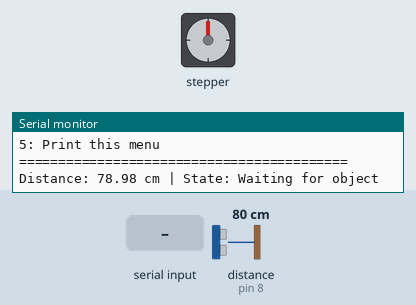
A sketch run on a simulated Arduino Uno, built with avr-gcc and run on an emulated ATmega328P. Parts: stepper motor, the last lines printed to the serial monitor. Wiring (inferred from the names in the program): ultrasonic range finder: trigger pin 9; echo pin 8; stepper motor driver (6400 steps per turn assumed): step pin 5; direction pin 6. Inputs (shaded band) come from the test bench; at power-on: distance to the obstacle (sensor on pin 8) 80 cm. The echo pulse lasts 58.3 µs per cm.

Above: at 1.4 s.
1.5 s: distance to the obstacle (sensor on pin 8) set to 49 cm
3.0 s: distance to the obstacle (sensor on pin 8) set to 40 cm
At 3.98 s:
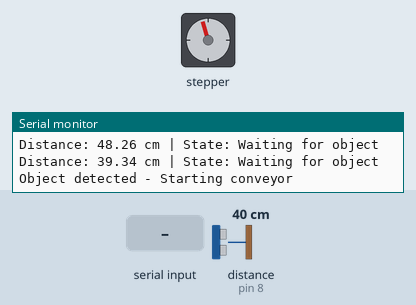
At 4.77 s:
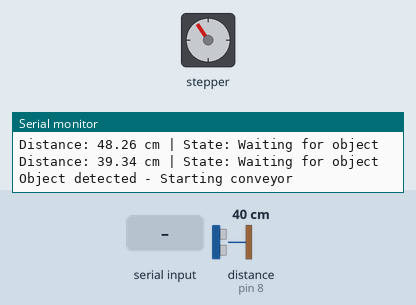
6.0 s: "3" received over Serial
At 8.9 s:
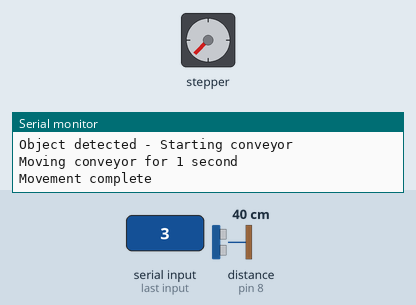
9.0 s: "3" received over Serial
12.0 s: "1" received over Serial
Timing chart, 0 to 27.0 s (numbered marks = the images above; inputs shaded):
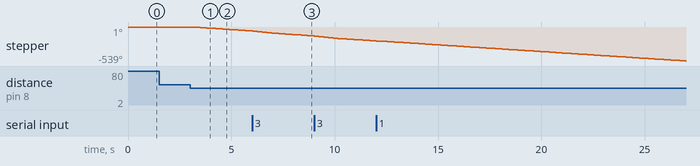

Measured:
- the behaviour switches between 46 and 45 cm on distance to the obstacle (sensor on pin 8) (found by bisection; images 0 and 1)
- after the input at 3.0 s, stepper: keeps turning counter-clockwise at about 22°/s, starting after 0.21 s

The sketch:

Integrate_Conveyor_Belt_Ultrasonic_Distance.ino
```cpp
// Conveyor Belt and Ultrasonic Sensor Combined Test
// Ultrasonic Sensor Pins
const int TRIG_PIN = 9;
const int ECHO_PIN = 8;

// TB6600 Stepper Driver Pins
const int STEP_PIN = 5;
const int DIR_PIN = 6;

// Configuration
const int STEPS_PER_REV = 6400;      // 32 microsteps * 200 steps
const int STEP_DELAY = 800;          // Microseconds between steps
const float MIN_DISTANCE = 7.0;      // Minimum distance for object detection (cm)
const float MAX_DISTANCE = 45.0;     // Maximum distance for object detection (cm)

// System States
enum ConveyorState {
  WAITING_FOR_OBJECT,
  MOVING_OBJECT,
  OBJECT_IN_POSITION,
  STOPPED
};

ConveyorState currentState = WAITING_FOR_OBJECT;
unsigned long lastDistanceCheck = 0;
const int DISTANCE_CHECK_INTERVAL = 100; // Check distance every 100ms

void setup() {
  Serial.begin(9600);

  // Configure ultrasonic sensor pins
  pinMode(TRIG_PIN, OUTPUT);
  pinMode(ECHO_PIN, INPUT);

  // Configure stepper motor pins
  pinMode(STEP_PIN, OUTPUT);
  pinMode(DIR_PIN, OUTPUT);
  digitalWrite(DIR_PIN, LOW); // Set initial direction

  printMenu();
}

void printMenu() {
  Serial.println("\n=== Conveyor Belt and Distance Sensor Test ===");
  Serial.println("Commands:");
  Serial.println("1: Start automatic mode (move when object detected)");
  Serial.println("2: Stop conveyor");
  Serial.println("3: Move conveyor forward for 1 second");
  Serial.println("4: Print current distance");
  Serial.println("5: Print this menu");
  Serial.println("==========================================\n");
}

float measureDistance() {
  // Clear trigger pin
  digitalWrite(TRIG_PIN, LOW);
  delayMicroseconds(2);

  // Send trigger pulse
  digitalWrite(TRIG_PIN, HIGH);
  delayMicroseconds(10);
  digitalWrite(TRIG_PIN, LOW);

  // Read echo pulse
  long duration = pulseIn(ECHO_PIN, HIGH);

  // Calculate distance
  float distance = duration * 0.034 / 2;

  return distance;
}

void moveConveyor(int numSteps) {
  for(int i = 0; i < numSteps; i++) {
    digitalWrite(STEP_PIN, HIGH);
    delayMicroseconds(STEP_DELAY);
    digitalWrite(STEP_PIN, LOW);
    delayMicroseconds(STEP_DELAY);
  }
}

void printSystemStatus(float distance) {
  Serial.print("Distance: ");
  Serial.print(distance);
  Serial.print(" cm | State: ");

  switch(currentState) {
    case WAITING_FOR_OBJECT:
      Serial.println("Waiting for object");
      break;
    case MOVING_OBJECT:
      Serial.println("Moving object");
      break;
    case OBJECT_IN_POSITION:
      Serial.println("Object in position");
      break;
    case STOPPED:
      Serial.println("Stopped");
      break;
  }
}

void handleAutomaticMode() {
  float distance = measureDistance();

  // Only print status if distance has changed significantly (>0.5cm)
  static float lastPrintedDistance = -1;
  if (abs(distance - lastPrintedDistance) > 0.5) {
    printSystemStatus(distance);
    lastPrintedDistance = distance;
  }

  switch(currentState) {
    case WAITING_FOR_OBJECT:
      if (distance <= MAX_DISTANCE && distance > MIN_DISTANCE) {
        currentState = MOVING_OBJECT;
        Serial.println("Object detected - Starting conveyor");
      }
      break;

    case MOVING_OBJECT:
      if (distance <= MIN_DISTANCE) {
        currentState = OBJECT_IN_POSITION;
        Serial.println("Object reached target position - Stopping conveyor");
      }
      else if (distance > MAX_DISTANCE) {
        currentState = WAITING_FOR_OBJECT;
        Serial.println("Object lost - Stopping conveyor");
      }
      else {
        moveConveyor(100); // Move a small amount
      }
      break;

    case OBJECT_IN_POSITION:
      if (distance > MIN_DISTANCE) {
        currentState = WAITING_FOR_OBJECT;
        Serial.println("Object removed - Ready for next object");
      }
      break;
  }
}

void loop() {
  // Check for serial commands
  if (Serial.available() > 0) {
    char command = Serial.read();

    switch(command) {
      case '1':
        Serial.println("Starting automatic mode");
        currentState = WAITING_FOR_OBJECT;
        break;

      case '2':
        Serial.println("Stopping conveyor");
        currentState = STOPPED;
        break;

      case '3':
        Serial.println("Moving conveyor for 1 second");
        for(int i = 0; i < 1000000/STEP_DELAY/2; i++) {
          moveConveyor(1);
        }
        Serial.println("Movement complete");
        break;

      case '4': {
        float distance = measureDistance();
        printSystemStatus(distance);
        break;
      }

      case '5':
        printMenu();
        break;

      default:
        Serial.println("Invalid command!");
        printMenu();
        break;
    }

    // Clear any remaining characters in serial buffer
    while(Serial.available()) {
      Serial.read();
    }
  }

  // Handle automatic mode if active
  if (currentState != STOPPED && millis() - lastDistanceCheck >= DISTANCE_CHECK_INTERVAL) {
    handleAutomaticMode();
    lastDistanceCheck = millis();
  }
}
```
